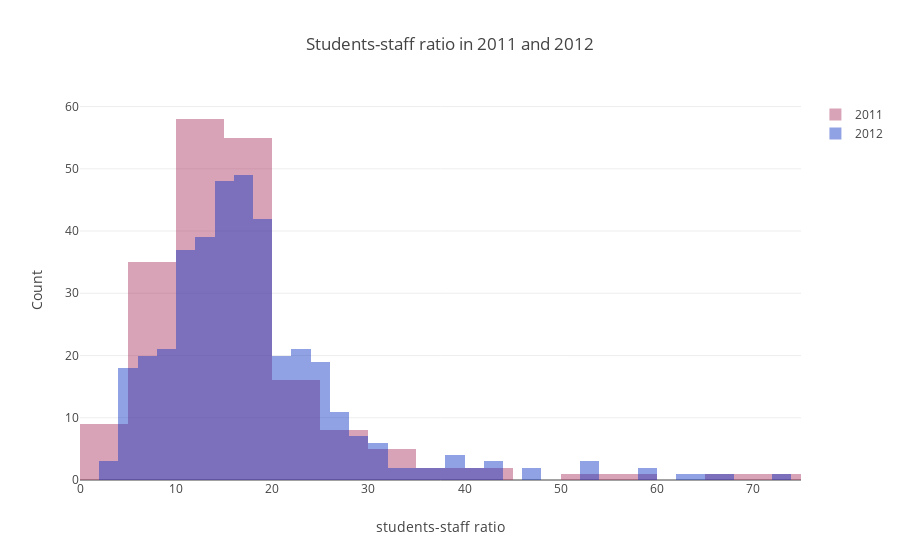

Here is the notebook cell this chart was saved with:
### Code cell
data = [trace_2011, trace_2012]
layout = go.Layout(barmode='overlay',
                   title='Students-staff ratio in 2011 and 2012',
                   xaxis=dict(title='students-staff ratio'),
                   yaxis=dict( title='Count'),)

fig8 = go.Figure(data=data, layout=layout)
iplot(fig8)

### Figure 1 — Plotly figure (JSON) as saved in the notebook; plotly's stock layout.template omitted (floating-point values rounded to 4 significant figures; data arrays with more than 128 entries replaced by an {"elided": "..."} marker saying what was removed)
{"data": [{"marker": {"color": "rgba(171, 50, 96, 0.6)"}, "name": "2011", "opacity": 0.75, "type": "histogram", "uid": "fc67f3c2-8e57-4f9a-af12-a949e055699b", "x": {"elided": "200 float values"}}, {"marker": {"color": "rgba(12, 50, 196, 0.6)"}, "name": "2012", "opacity": 0.75, "type": "histogram", "uid": "5d3d24af-686c-4e5f-95b4-de287558de0b", "x": {"elided": "402 float values"}}], "layout": {"barmode": "overlay", "title": {"text": "Students-staff ratio in 2011 and 2012"}, "xaxis": {"title": {"text": "students-staff ratio"}}, "yaxis": {"title": {"text": "Count"}}}}
